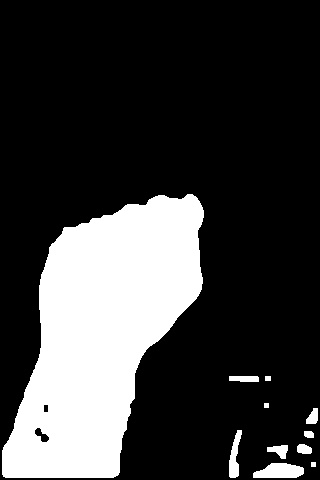
//> input picture TCC_TESTES/amostra0.jpg, 320 x 480 px, given in place of the camera
$ ./main   (built with g++ and OpenCV 4)
//> lines starting //> are read from the running program, lines starting //| are printed output that depends on the picture; after the words box and inside, x2 and y2 are one past the last pixel; in counts of white or black regions, pixels touching at a corner belong together
#include "opencv2/video/tracking.hpp"
#include "opencv2/highgui/highgui.hpp"
#include "opencv2/core/core.hpp"
// [7 lines of commented-out code are left out]
#include "math.h"
#include <iostream>
#include <stdio.h>
#include <string.h>
#include <complex>
#include <cstdlib>
#include <unistd.h>
#include <stdlib.h>
#include <conio.h>
#include <sstream>
#include <time.h>
#include <windows.h>

using namespace cv;
using namespace std;

typedef MCIERROR WINAPI(*CDROM)(const char*, char*, unsigned, HWND);
CDROM Command;
//contadores para cada gesto
int g0, g1, g2, g3, g4, g5, g6, g7;

// [200 lines left out: functions comparaContorno, zeraContadores, reconheceGesto, not called in this run]

void colorReduce(Mat &image, int div = 32) {
    int nl = image.rows; // number of lines
    // total number of elements per line
    int nc = image.cols * image.channels();
    for (int j = 0; j < nl; j++) {
        // get the address of row j
        uchar* data = image.ptr<uchar > (j);
        for (int i = 0; i < nc; i++) {
            // process each pixel ---------------------
            data[i] = data[i] / div * div + div / 2;
            // end of pixel processing ----------------
        } // end of line
    }
}

void subtracao(Mat &frameA, Mat &frameB, Mat &result) {
    Mat temp;
    subtract(frameA, frameB, temp);
    //converte para escala de cinza
    cvtColor(temp, result, CV_BGR2GRAY);
    //    medianBlur(result, result, 7);
}

//filtragem e operacoes morfologicas

void operacoes(Mat &frame, int ksize_mediana, int iter_open, int iter_close) {
    //suavizacao
    medianBlur(frame, frame, ksize_mediana);

    //operacao de abertura
    erode(frame, frame, Mat(), Point(-1, -1), iter_open);
    dilate(frame, frame, Mat(), Point(-1, -1), iter_open);
    //operacao de fechamento
    dilate(frame, frame, Mat(), Point(-1, -1), iter_close);
    erode(frame, frame, Mat(), Point(-1, -1), iter_close);
}

void normalizaRGB(Mat &frame, Mat &result) {

    int step = frame.step;
    int channels = frame.channels();
    float r, g, b;
    uchar* data = frame.data;
    uchar* data_mask = result.data;
    int step_mask = result.step;

    for (int i = 0; i < frame.rows; i++) {
        for (int j = 0; j < frame.cols; j++) {
            b = data[i * step + j * channels + 0];
            g = data[i * step + j * channels + 1];
            r = data[i * step + j * channels + 2];
            data_mask[i * step_mask + j * channels + 0] = (255 * b / (b + g + r));
            data_mask[i * step_mask + j * channels + 1] = (255 * g / (b + g + r));
            data_mask[i * step_mask + j * channels + 2] = (255 * r / (b + g + r));
        }
    }
}

void skinRGBDetect(const Mat &frame, Mat &rgb_mask) {
    int step = frame.step;
    int channels = frame.channels();
    int r, g, b;
    uchar* data = frame.data;
    uchar* data_mask = rgb_mask.data;
    int step_mask = rgb_mask.step;

    for (int i = 0; i < frame.rows; i++) {
        for (int j = 0; j < frame.cols; j++) {
            b = data[i * step + j * channels + 0];
            g = data[i * step + j * channels + 1];
            r = data[i * step + j * channels + 2];

            if ((r > 95 && g > 40 && b > 20) &&
                    (max(max(r, g), b) - min(min(r, g), b) > 15) &&
                    (fabs(r - g) > 15) &&
                    ((r > g) && (r > b)))
                data_mask[i * step_mask + j] = 255;
            else
                data_mask[i * step_mask + j] = 0;
        }
    }
}

void trataContorno(const Mat &imagem, Mat &resultado, int thickness = CV_FILLED) {

    vector<vector<Point> > contours, contours2;
    double result = 0, result2 = 0;

    //    medianBlur(imagem, imagem, 7);
    //operacao de abertura
    //    erode(imagem, imagem, Mat(), Point(-1, -1), 8);
    //    dilate(imagem, imagem, Mat(), Point(-1, -1), 8);

    findContours(imagem, contours, CV_RETR_LIST, CV_CHAIN_APPROX_NONE);
    //considera apenas contornos com o perimetro dentro da faixa especificada
    int cmin = 400; // minimum contour length
    int cmax = 2800; // maximum contour length
    vector<vector<Point> >::iterator itc = contours.begin();
    int index = 0;
    while (itc != contours.end()) {
        if (itc->size() < cmin || itc->size() > cmax)
            itc = contours.erase(itc);
        else {
            result = fabs(contourArea(contours.at(index)));
            if (result > result2) {
                result2 = result;
                contours.at(0) = contours.at(index);
            }
            ++itc;
            ++index;
        }
    }
    if (!contours.empty()) {
        contours2.push_back(contours.at(0));
    }
    //remover contorno ruidoso
    medianBlur(resultado, resultado, 3);
    drawContours(resultado, contours2, -1, 255, thickness);
}

void equRGB(Mat &mao, Mat mao_norm) {
    vector<Mat> bgr_planes2;
    split(mao, bgr_planes2);
    equalizeHist(bgr_planes2[0], bgr_planes2[0]);
    equalizeHist(bgr_planes2[1], bgr_planes2[1]);
    equalizeHist(bgr_planes2[2], bgr_planes2[2]);
    merge(bgr_planes2, mao_norm);
}

// [50 lines left out: function histograma, not called in this run]


//alterar range de forma adaptativa (iterativa) até que se tenha um contorno com o tamanho (ou forma) desejado

int main() {


    int c = 0;
    Mat fundoFull;
    Mat maoFull;
    // gambiarra: ao capturar o frame de maoFull, sem motivo aparente o dataBuffer de fundoFull recebe o mesmo valor
    // por isso se faz necessario o artificio de atribuir os dados do fundo para uma estrutura temporaria e depois copiar para fundoFull
    Mat temp;


    //Inicializa frames
    VideoCapture capture(0);
    if (!capture.isOpened()) {
        cout << "Captura de video falhou!" << endl;
        return 1;
    }

    //CAPTURA DO FUNDO
    namedWindow("FUNDO", WINDOW_AUTOSIZE);
    cout << "Tecle ESPACO para capturar o plano de fundo" << endl;
    while (c != 32) {
        c = waitKey(0);
//> the Esc key is pressed
    }
    capture.read(temp);
//> temp is the input picture: 480 rows x 320 cols, CV_8UC3; min 0, max 255, mean 60.1
    capture.read(temp);
    temp.copyTo(fundoFull);
    imshow("FUNDO", fundoFull);
    imwrite("C://prints//fundoFull.jpg", fundoFull);

    //CAPTURA DA MAO
    c = 0;
    namedWindow("MAO", WINDOW_AUTOSIZE);
    cout << "Tecle ESPACO com a mao direita aberta posicionada ao lado do seu rosto para calibrar" << endl;
    while (c != 32) {
        c = waitKey();
//> the Esc key is pressed
    }
    //descarta framebuffer ao capturar 2 frames
    capture.read(maoFull);
    capture.read(maoFull);
    imshow("MAO", maoFull);
    imwrite("C://prints//maoFull.jpg", maoFull);

    Size szFull = maoFull.size();
    Size sz(szFull.width / 2, szFull.height);

    //regiao de interesse  = metade esqueda da imagem
    Mat mao;
    Rect roi(0, 0, sz.width, sz.height);
    mao = maoFull(roi);
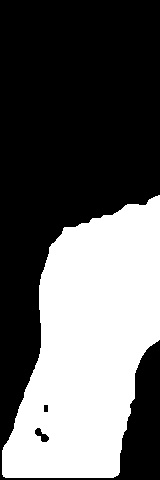
//> mao: 480 rows x 160 cols, CV_8UC3; min 0, max 255, mean 98.4
    rectangle(maoFull, roi, Scalar(0, 0, 0), 2);
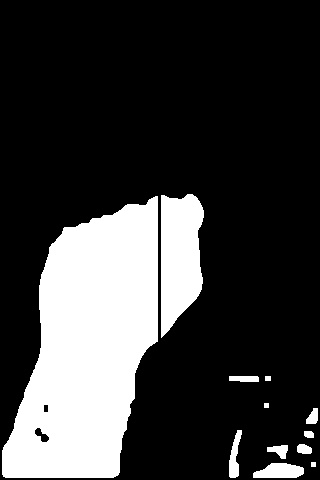
//> maoFull: 480 rows x 320 cols, CV_8UC3; 0.31% of pixels changed, all inside (x1, y1, x2, y2) = (0, 192, 161, 480)
    imwrite("C://prints//maoROI.jpg", maoFull);
    imwrite("C://prints//mao.jpg", mao);
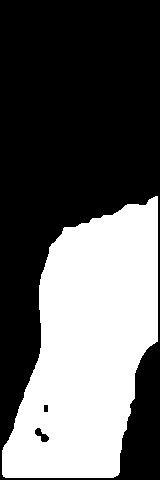
//> saved as mao.jpg: 480 rows x 160 cols, CV_8UC3; min 0, max 255, mean 97.4

    //    imshow("MAO", maoFull);

    Mat fundo;
    Rect roi2(0, 0, sz.width, sz.height);
    fundo = fundoFull(roi2);
    rectangle(fundoFull, roi2, Scalar(0, 0, 0), 2);
    imwrite("C://prints//fundo.jpg", fundo);

    //    imshow("FUNDO", fundoFull);

    //inicializa
    //    Mat frameFull; // current video frame
    Mat rgb_mask(sz, CV_8UC1);
    Mat final_hsv(sz, CV_8UC1);
    Mat final_rgb(sz, CV_8UC1);
    Mat mask(sz, CV_8UC1);
    Mat resultSub(sz, CV_8UC1);
    Mat media_rgb_mask(sz, CV_8UC1);
    Mat bg(sz, CV_8UC3);
    Mat maoEquRGB(sz, CV_8UC3);
    Mat maoCorReduz(sz, CV_8UC3);
    vector<vector<Point> > contours;
    vector<vector<Point> > contours2;

    //IMAGEM ORIGINAL
    //    namedWindow("Frame Original", WINDOW_AUTOSIZE);
    //    imshow("Frame Original", mao);


    //-------------------------------------------------------------
    //OBTENCAO DA MASCARA DE CALIBRACAO

    //verifica brilho da imagem
    Scalar media, desvio;
    Mat brilho(sz, CV_8SC1);
    Mat hsv;
    cvtColor(mao, hsv, CV_BGR2HSV_FULL);
//> hsv: 480 rows x 160 cols, CV_8UC3; mean H, S, V 0, 0, 97.4
    vector<Mat> planes;
    split(hsv, planes);
//> planes[0]: 480 rows x 160 cols, CV_8UC1; every value is 0
    planes[2].copyTo(brilho);
    meanStdDev(brilho, media, desvio);
//> media = Scalar(97.45); desvio = Scalar(123.9)
    // [5 lines of commented-out code are left out]

    subtracao(fundo, mao, resultSub);
    namedWindow("subtracao", WINDOW_AUTOSIZE);
    imshow("subtracao", resultSub);
    imwrite("C://prints//subtracao.jpg", resultSub);

    //limiarizacao
    threshold(resultSub, resultSub, 10, 255, CV_THRESH_BINARY);
    //TODO enquanto nao achar contorno c/ tamanho razoavel, diminuir o limiar
    //TODO imagens mais claras: limiar maior (50), (testar brilho médio da imagem HSV)

    namedWindow("limiarizacao", WINDOW_AUTOSIZE);
    imshow("limiarizacao", resultSub);
    imwrite("C://prints//limiarizacao.jpg", resultSub);

    operacoes(resultSub, 13, 4, 5);
    namedWindow("operacoes", WINDOW_AUTOSIZE);
    imshow("operacoes", resultSub);
    imwrite("C://prints//operacoes.jpg", resultSub);
    trataContorno(resultSub, mask);

    // [48 lines of commented-out code are left out]

    namedWindow("mascara_obtida");
    imshow("mascara_obtida", mask);
    imwrite("C://prints//mascara_obtida.jpg", mask);


    //    ----------------- PREPARAR PARA PEGAR RANGES
    //REDUCAO DE CORES - para melhorar o HUE (deve ser um parametro ajustavel)
    mao.copyTo(maoCorReduz);
    colorReduce(maoCorReduz, 32);
    namedWindow("reducaoCores", WINDOW_AUTOSIZE);
    imshow("reducaoCores", maoCorReduz);

    //normaliza os canais rgb individualmente
    equRGB(mao, maoEquRGB);
//> in equRGB, `equalizeHist(bgr_planes2[0], bgr_planes2[0]);`:
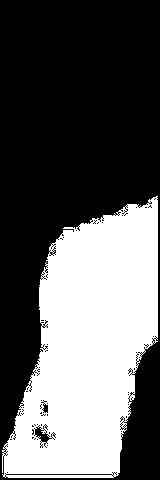
//> bgr_planes2[0]: 480 rows x 160 cols, CV_8UC1; min 0, max 255, mean 94.8
    namedWindow("maoEquRGB", WINDOW_AUTOSIZE);

    //     Imagem com RGB normalizado
    Mat mao_norm2(sz, CV_8UC3);
    normalizaRGB(mao, mao_norm2);
//> after the loop in normalizaRGB, `for (int i = 0; i < frame.rows; i++)`:
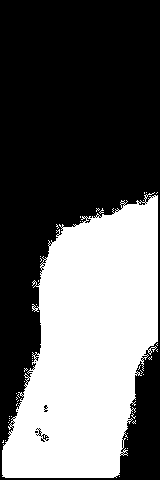
//> result: 480 rows x 160 cols, CV_8UC3; values 0 (black) and 85 (white), 39.2% white; 42 white regions (41 under 20 px), largest, box (x1, y1, x2, y2) and area: (2, 192, 158, 478) 29989
//> after the loop in normalizaRGB, `for (int i = 0; i < frame.rows; i++)`: b = 0
    namedWindow("normRGB", CV_WINDOW_AUTOSIZE);
    imshow("normRGB", mao_norm2);

    //---------------------------------------------------------------
    Scalar media_rgb, media_hsv, media_h, media_lab;
    Scalar desvioPadrao_rgb, desvioPadrao_hsv, desvioPadrao_h, desvioPadrao_lab;


    //CALCULO DA FAIXA DE RGB
    meanStdDev(mao, media_rgb, desvioPadrao_rgb, mask);
//> media_rgb = Scalar(0); desvioPadrao_rgb = Scalar(0)
    cout << "------RGB------" << endl;
    cout << "Media B: " << media_rgb(0) << endl;
//| Media B: 0
    cout << "Media G: " << media_rgb(1) << endl;
//| Media G: 0
    cout << "Media R: " << media_rgb(2) << endl;
//| Media R: 0
    cout << "Desvio B: " << desvioPadrao_rgb(0) << endl;
//| Desvio B: 0
    cout << "Desvio G: " << desvioPadrao_rgb(1) << endl;
//| Desvio G: 0
    cout << "Desvio R: " << desvioPadrao_rgb(2) << endl;
//| Desvio R: 0
    Scalar low_rgb = media_rgb - (desvioPadrao_rgb);
//> low_rgb = Scalar(0)
    Scalar high_rgb = media_rgb + (desvioPadrao_rgb);
//> high_rgb = Scalar(0)

    // [7 lines of commented-out code are left out]
    Mat h(sz, CV_8SC1);
    Mat mao_hsv;
    cvtColor(mao, mao_hsv, CV_BGR2HSV_FULL);
    vector<Mat> hsv_planes;
    split(mao_hsv, hsv_planes);
    hsv_planes[0].copyTo(h);
    erode(mask, mask, Mat(), Point(-1, -1), 3);
    meanStdDev(h, media_h, desvioPadrao_h, mask);
//> media_h = Scalar(0); desvioPadrao_h = Scalar(0)
    Scalar high_h = (140);
    Scalar low_h = (80);


    //    CALCULO DA FAIXA DE LAB
    Mat lab_mao;
    cvtColor(mao, lab_mao, CV_BGR2Lab);
//> lab_mao: 480 rows x 160 cols, CV_8UC3; mean of channels 0, 1, 2 97.4, 128, 128
    meanStdDev(lab_mao, media_lab, desvioPadrao_lab, mask);
//> media_lab = Scalar(0); desvioPadrao_lab = Scalar(0)
    cout << "------LAB------" << endl;
    cout << "Media L: " << media_lab(0) << endl;
//| Media L: 0
    cout << "Media A: " << media_lab(1) << endl;
//| Media A: 0
    cout << "Media B: " << media_lab(2) << endl;
//| Media B: 0
    cout << "Desvio L: " << desvioPadrao_lab(0) << endl;
//| Desvio L: 0
    cout << "Desvio A: " << desvioPadrao_lab(1) << endl;
//| Desvio A: 0
    cout << "Desvio B: " << desvioPadrao_lab(2) << endl;
//| Desvio B: 0
    Scalar low_lab = media_lab - (desvioPadrao_lab);
//> low_lab = Scalar(0)
    Scalar high_lab = media_lab + (desvioPadrao_lab)+(desvioPadrao_lab);
//> high_lab = Scalar(0)


    //---------------TEMPO DE EXECUCAO-------------------------------------------
    if (!capture.isOpened()) {
        cout << "Captura de video falhou!" << endl;
        return 1;
    }
    //    Mat frame;
    Mat frame_hsv;
    Mat temp2;
    Mat frame_h;
    Mat frameSub;
    Mat frame_lab;

    //LOOP DE CAPTURA
    while (c != 27) {
        Mat frame;
        Mat frameFull;
        Mat frame_mask(sz, CV_8UC1);
        if (!capture.read(frameFull)) {
            cout << "Falha na captura" << endl;
            break;
        }

        //EXIBE VIDEO
        Rect roi(0, 0, sz.width, sz.height);
        frame = frameFull(roi);
        rectangle(frameFull, roi, Scalar(0, 0, 0), 2);
        namedWindow("FRAME ROI", WINDOW_AUTOSIZE);
        imshow("FRAME ROI", frameFull);

        Mat bg(sz, CV_8UC3);
        rectangle(bg, roi, Scalar(255, 0, 0), 2);
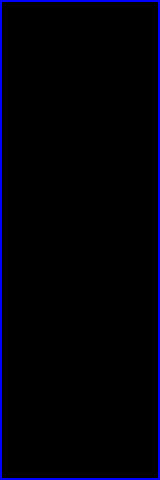
//> bg: 480 rows x 160 cols, CV_8UC3; mean B, G, R 8.4, 0, 0

        //--------------------------------------------------
        //SUBTRACAO FUNDO-FRAME
        subtracao(fundo, frame, frameSub);
        //        namedWindow("Frame Subtracao", WINDOW_AUTOSIZE);
        //        imshow("Frame Subtracao", resultSub);

        //LIMIARIZACAO FRAME
        threshold(frameSub, frameSub, 10, 255, CV_THRESH_BINARY);
        namedWindow("Frame Limiarizacao", WINDOW_AUTOSIZE);
        imshow("Frame Limiarizacao", resultSub);

        //OPERACOES FRAME
        operacoes(frameSub, 7, 2, 1);
        namedWindow("Frame Operacoes", WINDOW_AUTOSIZE);
        imshow("Frame Operacoes", resultSub);
        //RESULTADO SUBTRACAO FRAME
        //                trataContorno(resultSub, frame_mask,2);
        namedWindow("Frame Mascara Sub");
        imshow("Frame Mascara Sub", frameSub);
        //                resultSub.release();
        //                mask.release();

        //-------------------------------------------

        //Deteccao pela componente HUE
        cvtColor(frame, frame_hsv, CV_BGR2HSV_FULL);
        vector<Mat> hsv_canais;
        split(frame_hsv, hsv_canais);
        hsv_canais[0].copyTo(frame_h);

        inRange(frame_h, (0), (1), temp2);
//> temp2: 480 rows x 160 cols, CV_8UC1; every value is 255
        inRange(frame_h, low_h, high_h, frame_h);
        //        namedWindow("Frame HUE inver", CV_WINDOW_AUTOSIZE);
        //        imshow("Frame HUE inver", frame_h);
        bitwise_not(frame_h, frame_h);
        subtract(frame_h, temp2, frame_h);

        namedWindow("Frame HUE TESTE", CV_WINDOW_AUTOSIZE);
        imshow("Frame HUE TESTE", temp2);

        namedWindow("Frame HUE", CV_WINDOW_AUTOSIZE);
        imshow("Frame HUE", frame_h);
        operacoes(frame_h, 7, 2, 2);
        //        trataContorno(frame_h, frame_h);
        //        namedWindow("Frame HUE", CV_WINDOW_AUTOSIZE);
        //        imshow("Frame HUE", frame_h);


        //DETECCAO RGB ORIGINAL
        skinRGBDetect(frame, rgb_mask);
//> after the loop in skinRGBDetect, `for (int i = 0; i < frame.rows; i++)`: b = 0
        namedWindow("Frame skinRGB", CV_WINDOW_AUTOSIZE);
        imshow("Frame skinRGB", rgb_mask);
        operacoes(rgb_mask, 7, 2, 2);
        //        trataContorno(rgb_mask, rgb_mask);
        //        namedWindow("Frame skinRGB", CV_WINDOW_AUTOSIZE);
        //        imshow("Frame skinRGB", rgb_mask);

        // DETECCAO POR MEDIA RGB
        inRange(frame, low_rgb, high_rgb, media_rgb_mask);
        namedWindow("Frame media RGB", CV_WINDOW_AUTOSIZE);
        imshow("Frame media RGB", media_rgb_mask);
        operacoes(media_rgb_mask, 7, 2, 2);
        //        trataContorno(final_rgb, final_rgb);
        //        namedWindow("Frame media RGB", CV_WINDOW_AUTOSIZE);
        //        imshow("Frame media RGB", media_rgb_mask);

        //rgb media + skin detect
        add(rgb_mask, media_rgb_mask, final_rgb);
        namedWindow("Frame Final RGB", CV_WINDOW_AUTOSIZE);
        imshow("Frame Final RGB", final_rgb);
        operacoes(final_rgb, 7, 2, 2);
//> in operacoes (call 6), `erode(frame, frame, Mat(), Point(-1, -1), iter_close);`:
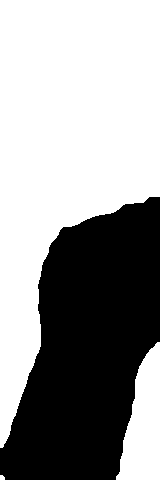
//> frame: 480 rows x 160 cols, CV_8UC1; 60.2% white; 1 black region, box (x1, y1, x2, y2) and area: (0, 197, 160, 480) 30578
        //        namedWindow("Frame Final RGB", CV_WINDOW_AUTOSIZE);
        //        imshow("Frame Final RGB", final_rgb);


        // DETECCAO POR MEDIA LAB
        cvtColor(frame, frame_lab, CV_BGR2Lab);
        inRange(frame_lab, low_lab, high_lab, frame_lab);
        namedWindow("Frame LAB", CV_WINDOW_AUTOSIZE);
        imshow("Frame LAB", frame_lab);
        operacoes(frame_lab, 7, 2, 2);
        //                trataContorno(frame_lab, frame_lab);
        //        namedWindow("Frame LAB", CV_WINDOW_AUTOSIZE);
        //        imshow("Frame LAB", frame_lab);

        //-----------------------------------------------------------
        //RECONHECIMENTO
        Mat segmentado;
        frameSub.copyTo(segmentado);

        findContours(segmentado, contours, CV_RETR_EXTERNAL, CV_CHAIN_APPROX_NONE);
//> contours = 0 contours
        double result = 0, result2 = 0, area;
        //considera apenas contornos com o perimetro dentro da faixa especificada
        int cmin = 20000; //400; // minimum contour length
        int cmax = 100000; //2800; // maximum contour length
        vector<vector<Point> >::iterator itc = contours.begin();
        int index = 0;
        while (itc != contours.end()) {
            area = fabs(contourArea(contours.at(index)));
            if (area < cmin || area > cmax)
                itc = contours.erase(itc);
            else {
                if (area > result) {
                    result = area;
                    contours.at(0) = contours.at(index);
                }
                ++itc;
                ++index;
            }
        }
//> this loop made 0 passes
//> after the loop, result = 0; index = 0
        //                        comparaContorno("amostra5.jpg", contours);
        vector<int> hull;
        vector<Vec4i> defects;
        int i = 0;
        if (!contours.empty()) {
            //            cout << "PERIMETRO: " << contours[0].size() << endl;
            //            cout << "AREA: " << contourArea(contours[0], false) << endl;
            vector<Point> pontos = contours[0];
            convexHull(pontos, hull);

            //desenha hull
            int hullcount = (int) hull.size();
            Point pt0 = pontos[hull[hullcount - 1]];
            for (i = 0; i < hullcount; i++) {
                Point pt = pontos[hull[i]];
                line(frame, pt0, pt, Scalar(0, 255, 0), 1, CV_AA);
                pt0 = pt;
            }

            //Identifica e conta os Defects
            int defectCount = 0;
            int profundidadeDefect;
            int ptMaisDistante;
            if (pontos.size() > 3 & hull.size() > 2) {
                convexityDefects(pontos, hull, defects);
                for (i = 0; i < defects.size(); i++) {
                    profundidadeDefect = defects[i][3];
                    ptMaisDistante = defects[i][2];
                    if (profundidadeDefect / 256 > 40) { //profundidade do defect
                        //cout << "Profundidade: " << profundidadeDefect/256 << endl;
                        circle(frameFull, pontos[ptMaisDistante], 7, Scalar(0, 0, 255), 2);
                        defectCount++;
                    }
                    //cout << "Numero de defects: " defectCount << endl;
                }
            }

            //            namedWindow("Frame HULL", CV_WINDOW_AUTOSIZE);
            //            imshow("Frame HULL", frame);
            reconheceGesto(defectCount, contours);
        }

        drawContours(frameFull, contours, 0, (0, 0, 255), 2);
        namedWindow("Frame CONTORNO", CV_WINDOW_AUTOSIZE);
        imshow("Frame CONTORNO", frameFull);

        //TODO: Desenhar convex hull
        //TODO enquanto nao achar contorno c/ tamanho razoavel, diminuir o limiar
        c = waitKey(10);
//> the Esc key is pressed

        if (c == 102) {
            imwrite("C://prints//frameFull.jpg", frameFull);
            imwrite("C://prints//frame_lab.jpg", frame_lab);
            imwrite("C://prints//media_rgb_mask.jpg", media_rgb_mask);
            imwrite("C://prints//final_rgb.jpg", final_rgb);
            imwrite("C://prints//rgb_mask.jpg", rgb_mask);
            imwrite("C://prints//frame_h.jpg", frame_h);
            imwrite("C://prints//temp2.jpg", temp2);
            imwrite("C://prints//frameSub.jpg", frameSub);
        }

        //        if(c==32){
        //
        //        }

        frame_mask.release();
        media_rgb_mask.release();
        frameFull.release();
    }
}
